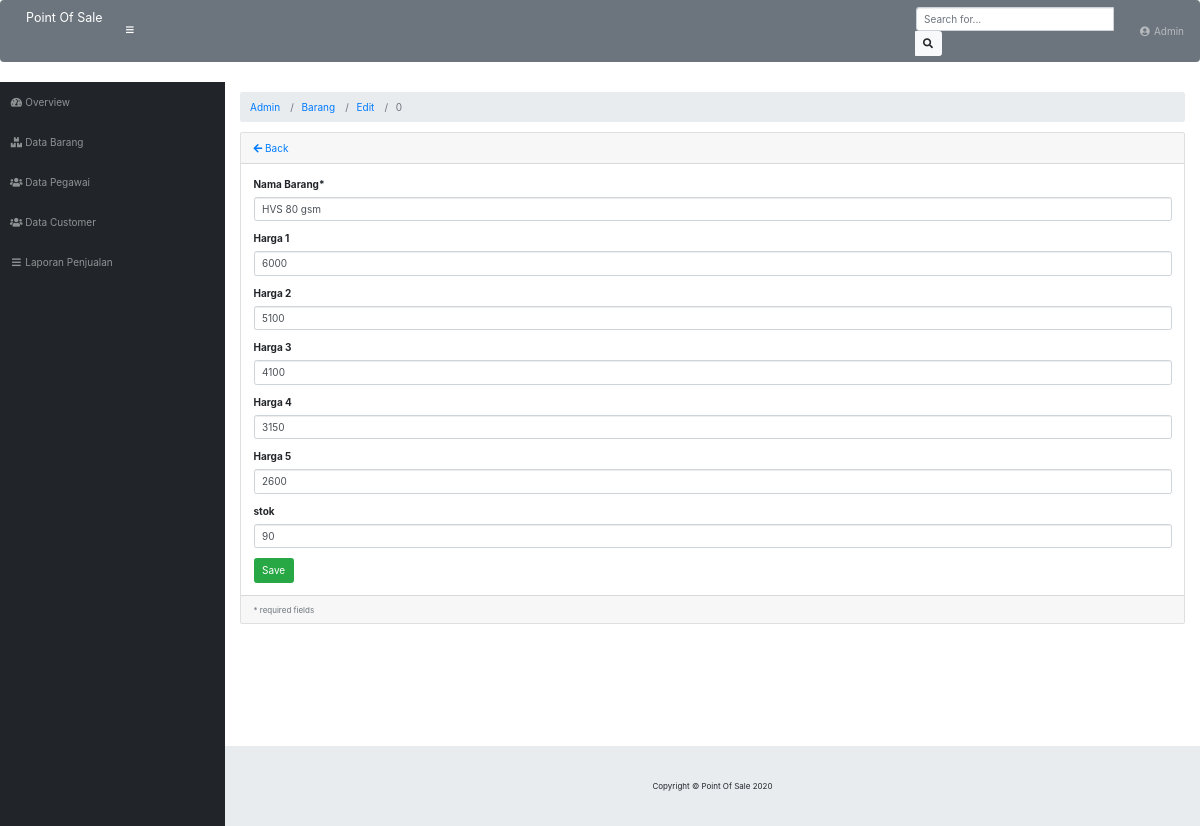
The app's page /index.php/admin/barang/edit/0 with its own data.
### tables this page shows
CREATE TABLE `table_barang` (
  `kode_barang` int(10) NOT NULL,
  `nama` varchar(50) NOT NULL,
  `harga1` int(15) NOT NULL,
  `harga2` int(15) NOT NULL,
  `harga3` int(15) NOT NULL,
  `harga4` int(15) NOT NULL,
  `harga5` int(15) NOT NULL,
  `stok` varchar(10) NOT NULL
);

### application/controllers/admin/Barang.php (called while the page is built, shortened)
<?php defined('BASEPATH') OR exit('No direct script acces allowed');
class Barang extends CI_Controller
{
	public function __construct()
	{
		$this->load->model("M_barang");
		$this->load->library("form_validation");
	}
	public function edit($id = null)
	{
		$barang = $this->M_barang;
		$data["barang"] = $barang->getById($id);
		$this->load->view("admin/barang/edit_form", $data);
	}
}

### index.php (called while the page is built, shortened)
<?php
require_once BASEPATH.'core/CodeIgniter.php';

### application/models/M_barang.php (called while the page is built, shortened)
<?php defined('BASEPATH') OR exit('No direct script acces alowed');
class M_barang extends CI_model
{
	private $_table = "table_barang";
	public function getById($id)
	{
		return $this->db->get_where($this->_table, ["kode_barang" => $id])->row();
	}
}

### application/views/admin/barang/edit_form.php (the view, shortened to what this page needs)
<!DOCTYPE html>
<html lang="en">
<head>
</head>
<body id="page-top">
	<div id="wrapper">
		<div id="content-wrapper">
			<div class="container-fluid">
				<div class="card mb-3">
					<div class="card-header">
						<a href="<?php echo site_url('admin/barang/') ?>"><i class="fas fa-arrow-left"></i>
							Back</a>
					</div>
					<div class="card-body">
						<form action="<?php site_url('admin/barang/edit') ?>" method="post" enctype="multipart/form-data">
							<div class="form-group">
								<label for="name">Nama Barang*</label>
								<input class="form-control <?php echo form_error('nama') ? 'is-invalid':'' ?>"
								 type="text" name="nama" placeholder="Nama Barang" value="<?php echo $barang->nama ?>" />
							</div>
							<div class="form-group">
								<label for="harga">Harga 1</label>
								<input class="form-control <?php echo form_error('harga1') ? 'is-invalid':'' ?>"
								 type="number" name="harga1" min="0" placeholder="Harga Barang 1-9" value="<?php echo $barang->harga1 ?>" />
							</div>
							<div class="form-group">
								<label for="harga">Harga 2</label>
								<input class="form-control <?php echo form_error('harga2') ? 'is-invalid':'' ?>"
								 type="number" name="harga2" min="0" placeholder="Harga Barang 10-20" value="<?php echo $barang->harga2 ?>" />
							</div>
							<div class="form-group">
								<label for="harga">Harga 3</label>
								<input class="form-control <?php echo form_error('harga3') ? 'is-invalid':'' ?>"
								 type="number" name="harga3" min="0" placeholder="Harga Barang 21-50" value="<?php echo $barang->harga3 ?>" />
							</div>
							<div class="form-group">
								<label for="harga">Harga 4</label>
								<input class="form-control <?php echo form_error('harga4') ? 'is-invalid':'' ?>"
								 type="number" name="harga4" min="0" placeholder="Harga Barang 51-99" value="<?php echo $barang->harga4 ?>" />
							</div>
							<div class="form-group">
								<label for="harga">Harga 5</label>
								<input class="form-control <?php echo form_error('harga5') ? 'is-invalid':'' ?>"
								 type="number" name="harga5" min="0" placeholder="Harga Barang >100" value="<?php echo $barang->harga5 ?>" />
							</div>
							<div class="form-group">
								<label for="stok">stok</label>
								<input class="form-control <?php echo form_error('stok') ? 'is-invalid':'' ?>"
								 type="number" name="stok" min="0" placeholder="Stok Barang" value="<?php echo $barang->stok ?>" />
							</div>
							<input class="btn btn-success" type="submit" name="btn" value="Save" />
						</form>
					</div>
					<div class="card-footer small text-muted">
						* required fields
					</div>
				</div>
			</div>
		</div>
</body>
</html>

### records on screen
table_barang: nama "HVS 80 gsm", harga1 "6000", harga2 "5100", harga3 "4100", harga4 "3150", harga5 "2600", stok "90"

### other values on screen
SITE_NAME "Point Of Sale"
$segment "Admin"
$segment "Barang"
$segment "Edit"
$segment "0"
Date('Y') "2020"
